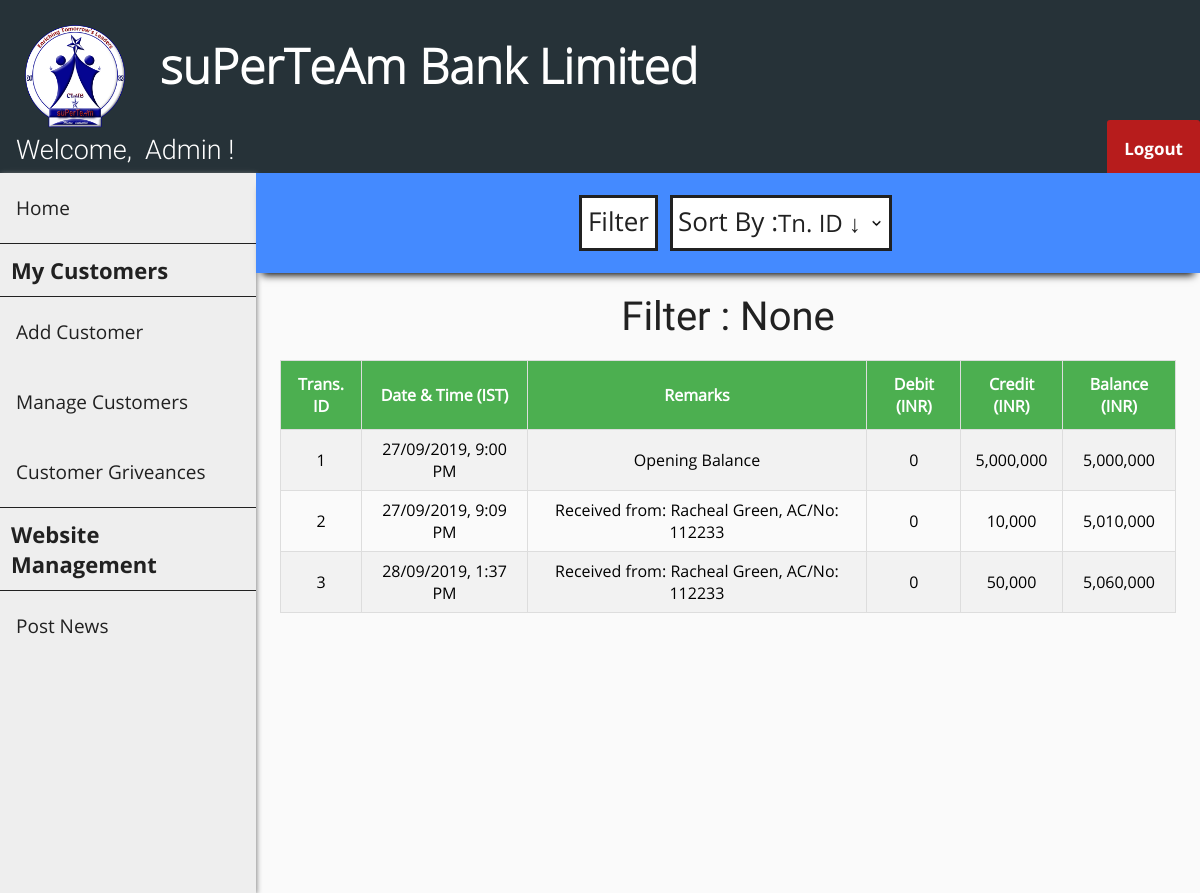
The page /transactions.php?cust_id=1 (signed in) on the database its author committed.
### tables this page shows
CREATE TABLE `passbook1` (
  `trans_id` int(11) NOT NULL,
  `trans_date` datetime DEFAULT NULL,
  `remarks` varchar(255) DEFAULT NULL,
  `debit` int(11) DEFAULT NULL,
  `credit` int(11) DEFAULT NULL,
  `balance` int(11) DEFAULT NULL
);

### transactions.php (the view, shortened to what this page needs)
<?php
    include "connect.php";
    include "header.php";
    include "user_navbar.php";
    include "admin_sidebar.php";
    $sql0 = "SELECT * FROM passbook".$_SESSION['cust_id'];
    $filter_indicator = "None";
?>
<!DOCTYPE html>
<html>
<head>
    <link rel="stylesheet" href="transactions_style.css">
</head>
<body>
    <div class="search-bar-wrapper">
        <div class="search-bar" id="the-search-bar">
            <div class="flex-item-search-bar" id="fi-search-bar">
                <button id="search" onclick="document.getElementById('id01').style.display='block'">Filter</button>
                <div class="flex-item-by">
                    <label id="sort">Sort By :</label>
                </div>
                <div class="flex-item-search-by">
                    <select name="by" onChange="window.location.href=this.value">
                        <option selected disabled hidden>
                            <?php if (empty($_GET['sort'])) {?>Tn. ID &darr;<?php } ?>
                        </option>
                    </select>
                </div>
            </div>
        </div>
    </div>
    <div class="flex-container">
        <p id="none">Filter : <?php echo $filter_indicator ?></p>
    </div>
    <div class="flex-container">
        <?php
            $result = $conn->query($sql0);
            if ($result->num_rows > 0) {?>
                <table id="transactions">
                    <tr>
                        <th>Trans. ID</th>
                        <th>Date & Time (IST)</th>
                        <th>Remarks</th>
                        <th>Debit (INR)</th>
                        <th>Credit (INR)</th>
                        <th>Balance (INR)</th>
                    </tr>
        <?php
            while($row = $result->fetch_assoc()) {?>
                    <tr>
                        <td><?php echo $row["trans_id"]; ?></td>
                        <td>
                            <?php
                                $time = strtotime($row["trans_date"]);
                                $sanitized_time = date("d/m/Y, g:i A", $time);
                                echo $sanitized_time;
                             ?>
                        </td>
                        <td><?php echo $row["remarks"]; ?></td>
                        <td><?php echo number_format($row["debit"]); ?></td>
                        <td><?php echo number_format($row["credit"]); ?></td>
                        <td><?php echo number_format($row["balance"]); ?></td>
                    </tr>
            <?php } ?>
            </table>
            <?php
            } else {  ?>
                <p id="none"> No results found :(</p>
            <?php }
            $conn->close(); ?>
    </div>
</body>
</html>

### header_style.css (style rules this page uses)
body { margin: 0; padding: 0; background-color: #FAFAFA; }

### transactions_style.css (style rules this page uses)
.flex-container { display: -webkit-flex; display: flex; margin-left: 256px; width: auto; height: auto; padding-top: 20px; flex-direction: column; overflow-x: auto; }
.search-bar-wrapper { height: 100px; }
.search-bar-wrapper .search-bar { display: -webkit-flex; display: flex; margin-left: 256px; position: relative; width: auto; height: 100px; flex-direction: column; background-color: #448AFF; box-shadow: 0 8px 8px -6px black; overflow: hidden; }
label[id="sort"] { display: block; float: left; color: #212121; font-family: OpenSans-Regular; font-size: 26px; background-color: white; border: 3px solid #212121; border-right: 0; margin: 12px; margin-right: 0px; height: 45px; padding-top: 5px; padding-left: 5px; }
select { font-family: OpenSans-Regular; color: #212121; font-size: 24px; background: url("images/down_arrow.png") 96% / 15% no-repeat #eee; -webkit-appearance: none; -moz-appearance: none; background-color: white; border: 3px solid #212121; border-left: 0; margin: 12px; margin-left: 0px; height: 56px; width: 115%; }
.flex-item-search-bar { display: -webkit-flex; display: flex; flex-direction: row; margin: auto; width: auto; height: auto; }
button[id="search"] { font-family: OpenSans-Regular; color: #212121; font-size: 26px; background-color: white; cursor: pointer; height: 40px; margin-top: 12px; padding-top: 5px; padding-bottom: 45px; border: 3px solid #212121; }
label { display: block; float: left; color: #212121; font-family: OpenSans-Bold; font-size: 20px; }
#transactions { font-family: OpenSans-Regular; border-collapse: collapse; width: 80%; margin: auto; }
@media screen and (max-width: 1280px) { #transactions { width: 95%; } }
#transactions td, #transactions th { text-align: center; border: 1px solid #ddd; padding: 8px; }
#transactions tr:nth-child(even) { background-color: #f2f2f2; }
#transactions th { padding-top: 12px; padding-bottom: 12px; background-color: #4CAF50; color: white; }
p[id="none"] { margin: auto; font-size: 40px; color: #212121; font-family: Roboto-Regular; }

### rows shown on the page
passbook1: trans_id "1", trans_date "27/09/2019, 9:00 PM", remarks "Opening Balance", debit "0", credit "5,000,000", balance "5,000,000"
passbook1: trans_id "2", trans_date "27/09/2019, 9:09 PM", remarks "Received from: Racheal Green, AC/No: 112233", debit "0", credit "10,000", balance "5,010,000"
passbook1: trans_id "3", trans_date "28/09/2019, 1:37 PM", remarks "Received from: Racheal Green, AC/No: 112233", debit "0", credit "50,000", balance "5,060,000"

### other values the page prints
$filter_indicator "None"
